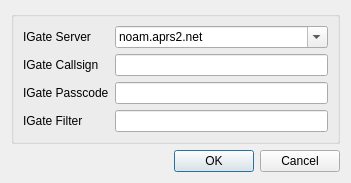
<?xml version="1.0" encoding="UTF-8"?>
<ui version="4.0">
 <class>APRSSettingsDialog</class>
 <widget class="QDialog" name="APRSSettingsDialog">
  <property name="geometry">
   <rect>
    <x>0</x>
    <y>0</y>
    <width>351</width>
    <height>179</height>
   </rect>
  </property>
  <property name="font">
   <font>
    <family>Liberation Sans</family>
    <pointsize>9</pointsize>
   </font>
  </property>
  <property name="windowTitle">
   <string>APRS Settings</string>
  </property>
  <layout class="QVBoxLayout" name="verticalLayout">
   <item>
    <widget class="QGroupBox" name="groupBox">
     <layout class="QGridLayout" name="gridLayout">
      <item row="0" column="1">
       <widget class="QComboBox" name="igateServer">
        <property name="toolTip">
         <string>Name of APRS-IS server to connect to</string>
        </property>
        <property name="editable">
         <bool>true</bool>
        </property>
        <item>
         <property name="text">
          <string>noam.aprs2.net</string>
         </property>
        </item>
        <item>
         <property name="text">
          <string>soam.aprs2.net</string>
         </property>
        </item>
        <item>
         <property name="text">
          <string>euro.aprs2.net</string>
         </property>
        </item>
        <item>
         <property name="text">
          <string>asia.aprs2.net</string>
         </property>
        </item>
        <item>
         <property name="text">
          <string>aunz.aprs2.net</string>
         </property>
        </item>
       </widget>
      </item>
      <item row="0" column="0">
       <widget class="QLabel" name="igateSeverLabel">
        <property name="text">
         <string>IGate Server</string>
        </property>
       </widget>
      </item>
      <item row="2" column="0">
       <widget class="QLabel" name="igatePasscodeLabel">
        <property name="text">
         <string>IGate Passcode</string>
        </property>
       </widget>
      </item>
      <item row="4" column="1">
       <spacer name="verticalSpacer">
        <property name="orientation">
         <enum>Qt::Vertical</enum>
        </property>
        <property name="sizeHint" stdset="0">
         <size>
          <width>20</width>
          <height>40</height>
         </size>
        </property>
       </spacer>
      </item>
      <item row="1" column="0">
       <widget class="QLabel" name="igateCallsignLabel">
        <property name="text">
         <string>IGate Callsign</string>
        </property>
       </widget>
      </item>
      <item row="3" column="1">
       <widget class="QLineEdit" name="igateFilter">
        <property name="toolTip">
         <string>Server side filter</string>
        </property>
       </widget>
      </item>
      <item row="3" column="0">
       <widget class="QLabel" name="igateFilterLabel">
        <property name="text">
         <string>IGate Filter</string>
        </property>
       </widget>
      </item>
      <item row="1" column="1">
       <widget class="QLineEdit" name="igateCallsign">
        <property name="toolTip">
         <string>Callsign to use when connecting to APRS-IS server</string>
        </property>
       </widget>
      </item>
      <item row="2" column="1">
       <widget class="QLineEdit" name="igatePasscode">
        <property name="toolTip">
         <string>Passcode corresponding to APRS-IS callsign</string>
        </property>
       </widget>
      </item>
     </layout>
    </widget>
   </item>
   <item>
    <widget class="QDialogButtonBox" name="buttonBox">
     <property name="orientation">
      <enum>Qt::Horizontal</enum>
     </property>
     <property name="standardButtons">
      <set>QDialogButtonBox::Cancel|QDialogButtonBox::Ok</set>
     </property>
    </widget>
   </item>
  </layout>
 </widget>
 <resources/>
 <connections>
  <connection>
   <sender>buttonBox</sender>
   <signal>accepted()</signal>
   <receiver>APRSSettingsDialog</receiver>
   <slot>accept()</slot>
   <hints>
    <hint type="sourcelabel">
     <x>248</x>
     <y>254</y>
    </hint>
    <hint type="destinationlabel">
     <x>157</x>
     <y>274</y>
    </hint>
   </hints>
  </connection>
  <connection>
   <sender>buttonBox</sender>
   <signal>rejected()</signal>
   <receiver>APRSSettingsDialog</receiver>
   <slot>reject()</slot>
   <hints>
    <hint type="sourcelabel">
     <x>316</x>
     <y>260</y>
    </hint>
    <hint type="destinationlabel">
     <x>286</x>
     <y>274</y>
    </hint>
   </hints>
  </connection>
 </connections>
</ui>
